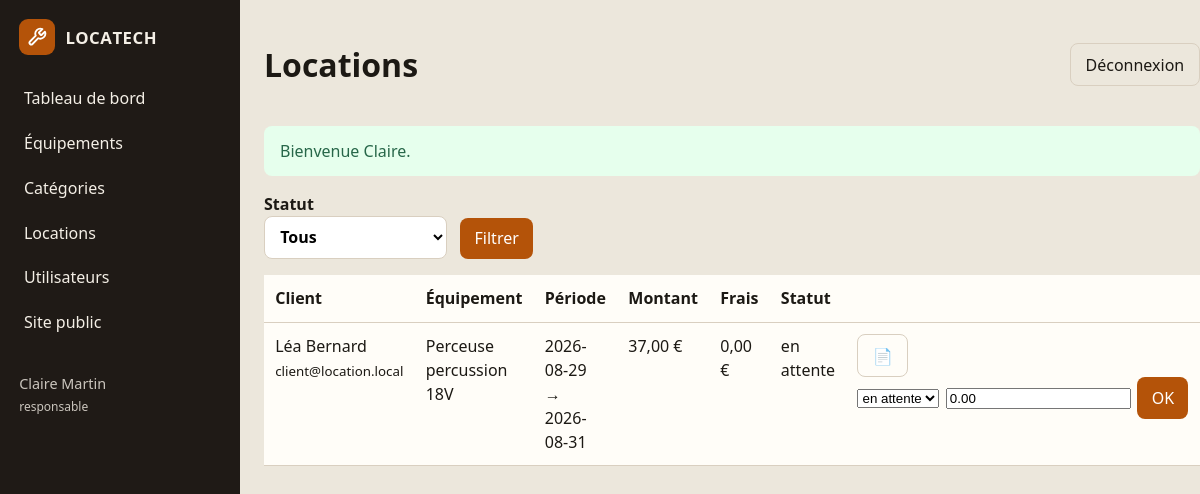
/admin/locations (signed in), run on the app's committed database.
### tables this page shows
CREATE TABLE location (
    id INT UNSIGNED AUTO_INCREMENT PRIMARY KEY,
    date_debut DATE NOT NULL,
    date_fin DATE NOT NULL,
    statut ENUM('en attente', 'confirmée', 'en cours', 'terminée', 'annulée') NOT NULL DEFAULT 'en attente',
    montant_total DECIMAL(10,2) NOT NULL DEFAULT 0,
    frais_additionnels DECIMAL(10,2) NOT NULL DEFAULT 0,
    utilisateur_id INT UNSIGNED NOT NULL,
    equipement_id INT UNSIGNED NOT NULL,
    CONSTRAINT fk_location_utilisateur
        FOREIGN KEY (utilisateur_id) REFERENCES utilisateur(id)
        ON UPDATE CASCADE
        ON DELETE RESTRICT,
    CONSTRAINT fk_location_equipement
        FOREIGN KEY (equipement_id) REFERENCES equipement(id)
        ON UPDATE CASCADE
        ON DELETE RESTRICT
);

CREATE TABLE utilisateur (
    id INT UNSIGNED AUTO_INCREMENT PRIMARY KEY,
    nom VARCHAR(100) NOT NULL,
    prenom VARCHAR(100) NOT NULL,
    email VARCHAR(180) NOT NULL UNIQUE,
    password VARCHAR(255) NOT NULL,
    role ENUM('client', 'agent', 'responsable') NOT NULL DEFAULT 'client'
);

CREATE TABLE equipement (
    id INT UNSIGNED AUTO_INCREMENT PRIMARY KEY,
    nom VARCHAR(150) NOT NULL,
    description TEXT NULL,
    prix_jour DECIMAL(10,2) NOT NULL,
    quantite_stock INT NOT NULL DEFAULT 0,
    seuil_alerte INT NOT NULL DEFAULT 1,
    etat ENUM('disponible', 'en location', 'en maintenance', 'endommagé') NOT NULL DEFAULT 'disponible',
    categorie_id INT UNSIGNED NOT NULL,
    photo VARCHAR(255) NULL DEFAULT NULL,
    CONSTRAINT fk_equipement_categorie
        FOREIGN KEY (categorie_id) REFERENCES categorie(id)
        ON UPDATE CASCADE
        ON DELETE RESTRICT
);

### config/helpers.php (called while the page is built, shortened)
<?php
function url(string $path = ''): string
{
    $path = ltrim($path, '/');
    return BASE_URL . '/' . $path;
}
function view(string $path, array $data = []): void
{
    extract($data, EXTR_SKIP);
    $file = APP_ROOT . DIRECTORY_SEPARATOR . 'views' . DIRECTORY_SEPARATOR . str_replace('/', DIRECTORY_SEPARATOR, $path) . '.php';
    require $file;
}
function e(?string $value): string
{
    return htmlspecialchars((string) $value, ENT_QUOTES, 'UTF-8');
}

### controllers/LocationController.php (called while the page is built, shortened)
<?php
class LocationController
{
    private Location $location;
    public function __construct()
    {
        $this->location = new Location();
    }
    public function adminIndex(): void
    {
        $statut = $_GET['statut'] ?? null;
        view('back/locations', [
            'locations' => $this->location->findAll($statut ?: null),
            'statut' => $statut,
        ]);
    }
}

### models/Location.php (called while the page is built, shortened)
<?php
class Location
{
    private PDO $db;
    public function __construct(?PDO $pdo = null)
    {
        $this->db = $pdo ?? Database::getConnection();
    }
    public function findAll(?string $statut = null): array
    {
        $sql = $this->baseSelect() . ' WHERE 1 = 1';
        $params = [];
        $sql .= ' ORDER BY l.date_debut DESC, l.id DESC';
        $stmt = $this->db->prepare($sql);
        $stmt->execute($params);
        return $stmt->fetchAll();
    }
    private function baseSelect(): string
    {
        return 'SELECT l.*,
                       u.nom AS utilisateur_nom,
                       u.prenom AS utilisateur_prenom,
                       u.email AS utilisateur_email,
                       e.nom AS equipement_nom,
                       e.prix_jour,
                       e.etat AS equipement_etat
                FROM location l
                INNER JOIN utilisateur u ON u.id = l.utilisateur_id
                INNER JOIN equipement e ON e.id = l.equipement_id';
    }
}

### config/Database.php (called while the page is built, shortened)
<?php
class Database
{
    private static ?PDO $instance = null;
    public static function getConnection(): PDO
    {
        if (self::$instance === null) {
            $dsn = sprintf(
                'mysql:host=%s;port=%s;dbname=%s;charset=%s',
                DB_HOST,
                DB_PORT,
                DB_NAME,
                DB_CHARSET
            );
            $options = [
                PDO::ATTR_ERRMODE => PDO::ERRMODE_EXCEPTION,
                PDO::ATTR_DEFAULT_FETCH_MODE => PDO::FETCH_ASSOC,
                PDO::ATTR_EMULATE_PREPARES => false,
                PDO::MYSQL_ATTR_INIT_COMMAND => 'SET NAMES utf8mb4 COLLATE utf8mb4_unicode_ci',
            ];
            try {
                self::$instance = new PDO($dsn, DB_USER, DB_PASS, $options);
            } catch (PDOException $e) {
                error_log('Database connection error: ' . $e->getMessage());
                throw new RuntimeException(
                    'Impossible de se connecter à la base de données. Vérifiez la configuration MySQL (location_db).'
                );
            }
        }
        return self::$instance;
    }
}

### views/back/locations.php (the view, shortened to what this page needs)
<?php
require APP_ROOT . '/views/layout/admin_header.php';
?>
<form class="filters" method="get" action="<?= e(url('admin/locations')) ?>">
    <label>
        Statut
        <select name="statut">
            <option value="">Tous</option>
        </select>
    </label>
    <button class="btn btn-primary" type="submit">Filtrer</button>
</form>
<div class="table-wrap">
    <table>
        <thead>
        <tr>
            <th>Client</th>
            <th>Équipement</th>
            <th>Période</th>
            <th>Montant</th>
            <th>Frais</th>
            <th>Statut</th>
            <th></th>
        </tr>
        </thead>
        <tbody>
        <?php foreach ($locations as $row): ?>
            <tr>
                <td><?= e($row['utilisateur_prenom'] . ' ' . $row['utilisateur_nom']) ?><br><small><?= e($row['utilisateur_email']) ?></small></td>
                <td><?= e($row['equipement_nom']) ?></td>
                <td><?= e($row['date_debut']) ?> → <?= e($row['date_fin']) ?></td>
                <td><?= number_format((float) $row['montant_total'], 2, ',', ' ') ?> €</td>
                <td><?= number_format((float) $row['frais_additionnels'], 2, ',', ' ') ?> €</td>
                <td><?= e($row['statut']) ?></td>
                <td>
                    <a class="btn btn-ghost"
                       href="<?= e(url('locations/pdf/' . (int) $row['id'])) ?>"
                       target="_blank"
                       title="Contrat PDF">📄</a>
                    <form method="post" action="<?= e(url('admin/locations/update')) ?>" class="inline-form">
                        <select name="statut">
                            <?php foreach (LOCATION_STATUTS as $st): ?>
                                <option value="<?= e($st) ?>" <?= $row['statut'] === $st ? 'selected' : '' ?>><?= e($st) ?></option>
                            <?php endforeach; ?>
                        </select>
                        <input type="number" step="0.01" min="0" name="frais_additionnels" value="<?= e($row['frais_additionnels']) ?>" title="Frais additionnels">
                        <button class="btn btn-primary" type="submit">OK</button>
                    </form>
                </td>
            </tr>
        <?php endforeach; ?>
        </tbody>
    </table>
</div>
<?php require APP_ROOT . '/views/layout/admin_footer.php'; ?>

### public/css/style.css (style rules this page uses)
:root { --bg: #f4efe6; --ink: #1c1914; --muted: #5c564c; --paper: #fffdf8; --line: #d9cfc0; --accent: #b45309; --accent-dark: #8a3d07; --ok: #276749; --bad: #9b2c2c; --sidebar: #1f1a16; --radius: 10px; font-family: "Segoe UI", system-ui, sans-serif; }
* { box-sizing: border-box; }
body { margin: 0; background: var(--bg); color: var(--ink); line-height: 1.5; }
a { color: var(--accent-dark); text-decoration: none; }
.btn { display: inline-block; border: 0; border-radius: 8px; padding: 0.55rem 0.9rem; cursor: pointer; font: inherit; text-decoration: none; }
.btn-primary { background: var(--accent); color: white; }
.btn-ghost { background: transparent; color: inherit; border: 1px solid var(--line); }
.form input, .form select, .form textarea, .filters select { width: 100%; padding: 0.55rem 0.7rem; border: 1px solid var(--line); border-radius: 8px; font: inherit; background: white; }
.filters { display: flex; gap: 0.8rem; align-items: end; margin-bottom: 1rem; flex-wrap: wrap; }
.filters label { font-weight: 600; }
.table-wrap { overflow-x: auto; }
table { width: 100%; border-collapse: collapse; background: var(--paper); }
th, td { text-align: left; padding: 0.7rem; border-bottom: 1px solid var(--line); vertical-align: top; }
.actions, .inline-form { display: flex; gap: 0.4rem; align-items: center; }
.back-office { background: #ece7dc; }

### data on the page
location: utilisateur.nom "Léa Bernard", utilisateur.email "client@location.local", equipement.nom "Perceuse percussion 18V", date_debut "2026-08-29", date_fin "2026-08-31", montant_total "37,00", frais_additionnels "0,00", statut "en attente", frais_additionnels "0.00"

### other printed values
$user['prenom'] . ' ' . $user['nom'] "Claire Martin"
$user['role'] "responsable"
$title "Locations"
$success "Bienvenue Claire."
form field statut "en attente"
